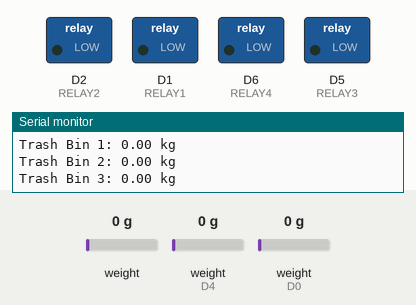
This sketch was run on a simulated ESP8266 (NodeMCU). Shown: switched loads named in the sketch (green lamp = pin HIGH), the last lines printed to the serial monitor. The test bench sets the inputs (shaded band); at power-on: weight on the scale 0 g, weight on the scale (sensors on D4, D0) 0 g. WiFi joins after 1.5 s; servers stay silent unless stated.

Above: at 8.8 s.
8.9 s: weight on the scale (sensor 0) set to 3959 g
10.5 s: weight on the scale (sensor 0) set to 4082 g
At 13.0 s:
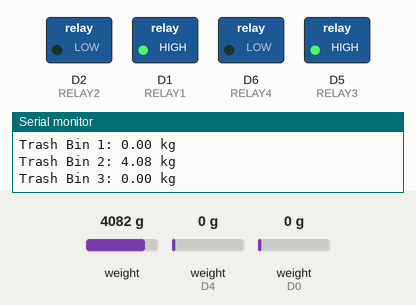
13.3 s: weight on the scale (sensor on D4) set to 3969 g
15.6 s: weight on the scale (sensor on D4) set to 4060 g
At 16.4 s:
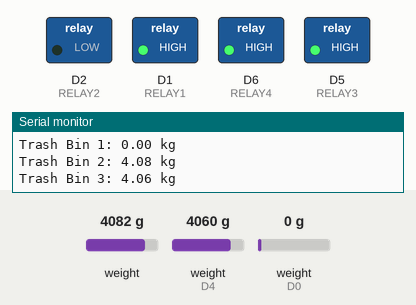
17.2 s: weight on the scale (sensor on D0) set to 3964 g
19.5 s: weight on the scale (sensor on D0) set to 4047 g
At 21.9 s:
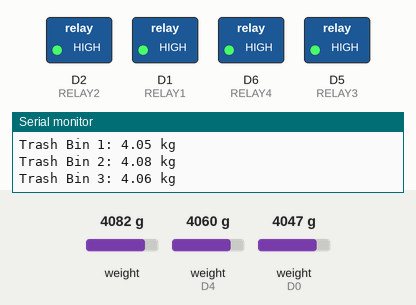
Timing chart, 0 to 23.4 s (numbered marks = the images above; inputs shaded):
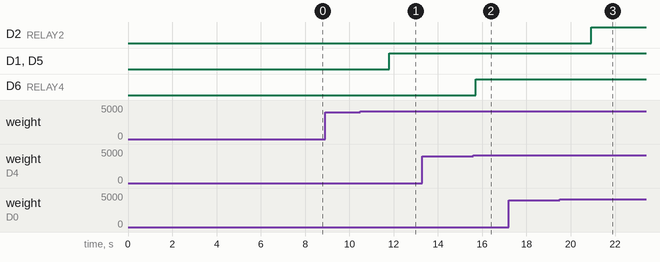

Measured:
- the behaviour switches between 3999 and 4000 g on weight on the scale (sensor 0) (found by bisection; images 0 and 1)
- the behaviour switches between 3999 and 4000 g on weight on the scale (sensor on D4) (found by bisection; images 1 and 2)
- the behaviour switches between 3999 and 4000 g on weight on the scale (sensor on D0) (found by bisection; images 2 and 3)
- after the input at 10.5 s, D1 (RELAY1), D5 (RELAY3): LOW → HIGH after 1.3 s
- after the input at 15.6 s, D6 (RELAY4): LOW → HIGH after 0.12 s
- after the input at 19.5 s, D2 (RELAY2): LOW → HIGH after 1.4 s

The sketch:

Tashbin3loadCell_FIRST_CODE_2024.ino
```cpp
#include <ESP8266WiFi.h>
#include <TridentTD_LineNotify.h>
#include "HX711.h"

// พินสัญญาณสำหรับ Load Cell และ Relay
#define DOUT_1 D0
#define DOUT_2 D3
#define DOUT_3 D4
#define SCK D7

#define RELAY1 D1
#define RELAY2 D2
#define RELAY3 D5
#define RELAY4 D6

#define SSID        "zxcvbnm"
#define PASSWORD    "1234567890"
#define LINE_TOKEN  "xsHWA2MCWfpW7F30ujyY7lHjGC1dxU402oEGy1h5Vsa"

// สร้างวัตถุ HX711 สำหรับแต่ละถัง
HX711 scale1;
HX711 scale2;
HX711 scale3;

// ตัวแปรสถานะสำหรับแต่ละถัง
bool hasNotifiedCloseToFull1 = false, hasNotifiedFull1 = false, hasNotifiedEmpty1 = false;
bool hasNotifiedCloseToFull2 = false, hasNotifiedFull2 = false, hasNotifiedEmpty2 = false;
bool hasNotifiedCloseToFull3 = false, hasNotifiedFull3 = false, hasNotifiedEmpty3 = false;

void setup() {
  Serial.begin(9600);
  WiFi.begin(SSID, PASSWORD);
  while (WiFi.status() != WL_CONNECTED) { delay(400); }

  LINE.setToken(LINE_TOKEN);

  // ตั้งค่า Load Cell
  scale1.begin(DOUT_1, SCK);
  scale2.begin(DOUT_2, SCK);
  scale3.begin(DOUT_3, SCK);

  scale1.set_scale(208.627792);
  scale1.tare(20);

  scale2.set_scale(208.627792);
  scale2.tare(20);

  scale3.set_scale(208.627792);
  scale3.tare(20);

  // ตั้งค่า Relay
  pinMode(RELAY1, OUTPUT);
  pinMode(RELAY2, OUTPUT);
  pinMode(RELAY3, OUTPUT);
  pinMode(RELAY4, OUTPUT);

  digitalWrite(RELAY1, LOW);
  digitalWrite(RELAY2, LOW);
  digitalWrite(RELAY3, LOW);
  digitalWrite(RELAY4, LOW);

  LINE.notify("ระบบพร้อมใช้งาน");
}

void loop() {
  // อ่านน้ำหนักจาก Load Cell แต่ละตัว
  float weightKg1 = scale1.is_ready() ? scale1.get_units(1) / 1000.0 : 0.0;
  float weightKg2 = scale2.is_ready() ? scale2.get_units(1) / 1000.0 : 0.0;
  float weightKg3 = scale3.is_ready() ? scale3.get_units(1) / 1000.0 : 0.0;

  // ตรวจสอบถังขยะ
  handleTrashBin(1, weightKg1, hasNotifiedCloseToFull1, hasNotifiedFull1, hasNotifiedEmpty1, RELAY2);
  handleTrashBin(2, weightKg2, hasNotifiedCloseToFull2, hasNotifiedFull2, hasNotifiedEmpty2, RELAY3);
  handleTrashBin(3, weightKg3, hasNotifiedCloseToFull3, hasNotifiedFull3, hasNotifiedEmpty3, RELAY4);

  delay(1000);
}

// ฟังก์ชันจัดการสถานะและการสับ Relay
void handleTrashBin(int binId, float weightKg, bool &hasNotifiedCloseToFull, bool &hasNotifiedFull, bool &hasNotifiedEmpty, int relayX) {
  Serial.print("Trash Bin ");
  Serial.print(binId);
  Serial.print(": ");
  Serial.print(weightKg);
  Serial.println(" kg");

  // กรณีถังใกล้เต็ม
  if (weightKg >= 2.00 && weightKg < 4.00 && !hasNotifiedCloseToFull) {
    LINE.notify("ถังขยะ " + String(binId) + " ใกล้เต็มแล้ว (น้ำหนัก: " + String(weightKg, 2) + " กิโลกรัม)");
    hasNotifiedCloseToFull = true;
    hasNotifiedFull = false;
    // ไม่สับ Relay
  }
  // กรณีถังเต็ม
  else if (weightKg >= 4.00 && !hasNotifiedFull) {
    LINE.notify("ถังขยะ " + String(binId) + " เต็มแล้ว กรุณานำไปเท (น้ำหนัก: " + String(weightKg, 2) + " กิโลกรัม)");
    hasNotifiedFull = true;
    hasNotifiedEmpty = false;

    // เปิด Relay1 (ตัวกลาง) และ RelayX (ตามถัง)
    digitalWrite(RELAY1, HIGH);
    digitalWrite(relayX, HIGH);
  }
  // กรณีถังว่างหลังเท
  else if (weightKg < 1.00 && hasNotifiedFull && !hasNotifiedEmpty) {
    LINE.notify("ถังขยะ " + String(binId) + " ถูกนำไปเทแล้ว ระบบพร้อมใช้งานใหม่");
    hasNotifiedEmpty = true;
    hasNotifiedCloseToFull = false;
    hasNotifiedFull = false;

    // ปิด Relay1 (ตัวกลาง) และ RelayX (ตามถัง)
    digitalWrite(RELAY1, LOW);
    digitalWrite(relayX, LOW);
  }
}
```
